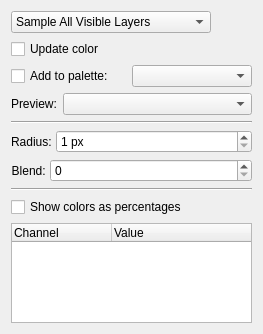
<?xml version="1.0" encoding="UTF-8"?>
<ui version="4.0">
 <author>
    SPDX-FileCopyrightText: none
    SPDX-License-Identifier: GPL-3.0-or-later
  </author>
 <class>ColorSamplerOptionsWidget</class>
 <widget class="QWidget" name="ColorSamplerOptionsWidget">
  <property name="geometry">
   <rect>
    <x>0</x>
    <y>0</y>
    <width>263</width>
    <height>323</height>
   </rect>
  </property>
  <property name="windowTitle">
   <string>Color Sampler</string>
  </property>
  <layout class="QGridLayout">
   <item row="8" column="0">
    <widget class="Line" name="line2">
     <property name="frameShadow">
      <enum>QFrame::Sunken</enum>
     </property>
     <property name="lineWidth">
      <number>1</number>
     </property>
     <property name="orientation">
      <enum>Qt::Horizontal</enum>
     </property>
    </widget>
   </item>
   <item row="5" column="0">
    <widget class="Line" name="line1">
     <property name="frameShadow">
      <enum>QFrame::Sunken</enum>
     </property>
     <property name="lineWidth">
      <number>1</number>
     </property>
     <property name="orientation">
      <enum>Qt::Horizontal</enum>
     </property>
    </widget>
   </item>
   <item row="3" column="0">
    <layout class="QHBoxLayout" name="paletteLayout">
     <property name="spacing">
      <number>1</number>
     </property>
     <property name="leftMargin">
      <number>0</number>
     </property>
     <property name="topMargin">
      <number>0</number>
     </property>
     <property name="rightMargin">
      <number>0</number>
     </property>
     <property name="bottomMargin">
      <number>0</number>
     </property>
     <item>
      <widget class="QCheckBox" name="cbPalette">
       <property name="toolTip">
        <string>&lt;nobr&gt;Checking this box will add a new color swatch&lt;/nobr&gt; to a palette each time you sample a color.</string>
       </property>
       <property name="text">
        <string>Add to palette:</string>
       </property>
      </widget>
     </item>
     <item>
      <widget class="KisSqueezedComboBox" name="cmbPalette"/>
     </item>
    </layout>
   </item>
   <item row="7" column="0">
    <layout class="QHBoxLayout" name="blendLayout">
     <property name="spacing">
      <number>1</number>
     </property>
     <item>
      <widget class="QLabel" name="blendLabel">
       <property name="text">
        <string comment="The color rate of sampled color setting slider">Blend: </string>
       </property>
       <property name="alignment">
        <set>Qt::AlignRight|Qt::AlignTrailing|Qt::AlignVCenter</set>
       </property>
       <property name="margin">
        <number>1</number>
       </property>
      </widget>
     </item>
     <item>
      <widget class="KisSliderSpinBox" name="blend" native="true">
       <property name="sizePolicy">
        <sizepolicy hsizetype="MinimumExpanding" vsizetype="Preferred">
         <horstretch>0</horstretch>
         <verstretch>0</verstretch>
        </sizepolicy>
       </property>
       <property name="toolTip">
        <string>&lt;nobr&gt;Blending controls the percentage of color that is sampled&lt;/nobr&gt; and mixed with your current brush color. A full blending value samples colors completely, ignoring brush color.</string>
       </property>
      </widget>
     </item>
    </layout>
   </item>
   <item row="0" column="0">
    <widget class="QComboBox" name="cmbSources">
     <property name="sizePolicy">
      <sizepolicy hsizetype="Fixed" vsizetype="Fixed">
       <horstretch>0</horstretch>
       <verstretch>0</verstretch>
      </sizepolicy>
     </property>
     <property name="minimumSize">
      <size>
       <width>200</width>
       <height>0</height>
      </size>
     </property>
     <property name="maximumSize">
      <size>
       <width>200</width>
       <height>32767</height>
      </size>
     </property>
     <property name="toolTip">
      <string>&lt;nobr&gt;Determines whether the color sampler will sample&lt;/nobr&gt; colors from all visible layers, the selected layer, or the selected layer and all visible layers below it.</string>
     </property>
     <property name="currentIndex">
      <number>0</number>
     </property>
     <item>
      <property name="text">
       <string>Sample All Visible Layers</string>
      </property>
     </item>
     <item>
      <property name="text">
       <string>Sample Current Layer</string>
      </property>
     </item>
     <item>
      <property name="text">
       <string>Sample Current Layer and Below</string>
      </property>
     </item>
    </widget>
   </item>
   <item row="6" column="0">
    <layout class="QHBoxLayout" name="radiusLayout">
     <property name="spacing">
      <number>1</number>
     </property>
     <property name="leftMargin">
      <number>0</number>
     </property>
     <property name="topMargin">
      <number>0</number>
     </property>
     <property name="rightMargin">
      <number>0</number>
     </property>
     <property name="bottomMargin">
      <number>0</number>
     </property>
     <item>
      <widget class="QLabel" name="radiusLabel">
       <property name="text">
        <string>Radius: </string>
       </property>
       <property name="alignment">
        <set>Qt::AlignRight|Qt::AlignTrailing|Qt::AlignVCenter</set>
       </property>
       <property name="margin">
        <number>1</number>
       </property>
      </widget>
     </item>
     <item>
      <widget class="KisIntParseSpinBox" name="radius">
       <property name="sizePolicy">
        <sizepolicy hsizetype="MinimumExpanding" vsizetype="Fixed">
         <horstretch>0</horstretch>
         <verstretch>0</verstretch>
        </sizepolicy>
       </property>
       <property name="toolTip">
        <string>&lt;nobr&gt;Radius controls the color sampler's sampling area.&lt;/nobr&gt; Pixel colors within this radius are mixed together.</string>
       </property>
       <property name="suffix">
        <string> px</string>
       </property>
       <property name="minimum">
        <number>1</number>
       </property>
       <property name="maximum">
        <number>900</number>
       </property>
      </widget>
     </item>
    </layout>
   </item>
   <item row="9" column="0">
    <widget class="QCheckBox" name="cbNormaliseValues">
     <property name="toolTip">
      <string>Displays per-channel color information below as percentages instead of bytes.</string>
     </property>
     <property name="text">
      <string>Show colors as percentages</string>
     </property>
    </widget>
   </item>
   <item row="10" column="0">
    <widget class="QTreeWidget" name="listViewChannels">
     <property name="sizePolicy">
      <sizepolicy hsizetype="Expanding" vsizetype="Expanding">
       <horstretch>0</horstretch>
       <verstretch>1</verstretch>
      </sizepolicy>
     </property>
     <property name="minimumSize">
      <size>
       <width>0</width>
       <height>100</height>
      </size>
     </property>
     <property name="columnCount">
      <number>2</number>
     </property>
     <column>
      <property name="text">
       <string>Channel</string>
      </property>
     </column>
     <column>
      <property name="text">
       <string comment="The value number each channel of sampled color listed in a table">Value</string>
      </property>
     </column>
    </widget>
   </item>
   <item row="2" column="0">
    <layout class="QHBoxLayout" name="horizontalLayout">
     <item>
      <widget class="QCheckBox" name="cbUpdateCurrentColor">
       <property name="toolTip">
        <string>&lt;nobr&gt;Controls whether the color sampler updates the&lt;/nobr&gt; current foreground or not.</string>
       </property>
       <property name="text">
        <string>Update color</string>
       </property>
      </widget>
     </item>
    </layout>
   </item>
   <item row="4" column="0">
    <layout class="QHBoxLayout" name="previewStyleLayout">
     <item>
      <widget class="QLabel" name="lblPreviewStyle">
       <property name="toolTip">
        <string>Style for the on-canvas popup to comparing sampled colors</string>
       </property>
       <property name="text">
        <string>Preview:</string>
       </property>
       <property name="buddy">
        <cstring>cmbPreviewStyle</cstring>
       </property>
      </widget>
     </item>
     <item>
      <widget class="QComboBox" name="cmbPreviewStyle">
       <property name="sizePolicy">
        <sizepolicy hsizetype="Expanding" vsizetype="Fixed">
         <horstretch>0</horstretch>
         <verstretch>0</verstretch>
        </sizepolicy>
       </property>
       <property name="toolTip">
        <string>Style for the on-canvas popup to comparing sampled colors</string>
       </property>
      </widget>
     </item>
    </layout>
   </item>
  </layout>
 </widget>
 <customwidgets>
  <customwidget>
   <class>KisSliderSpinBox</class>
   <extends>QSpinBox</extends>
   <header>kis_slider_spin_box.h</header>
  </customwidget>
  <customwidget>
   <class>KisSqueezedComboBox</class>
   <extends>QComboBox</extends>
   <header>KisSqueezedComboBox.h</header>
  </customwidget>
  <customwidget>
   <class>KisIntParseSpinBox</class>
   <extends>QSpinBox</extends>
   <header>kis_int_parse_spin_box.h</header>
  </customwidget>
 </customwidgets>
 <resources/>
 <connections/>
</ui>
